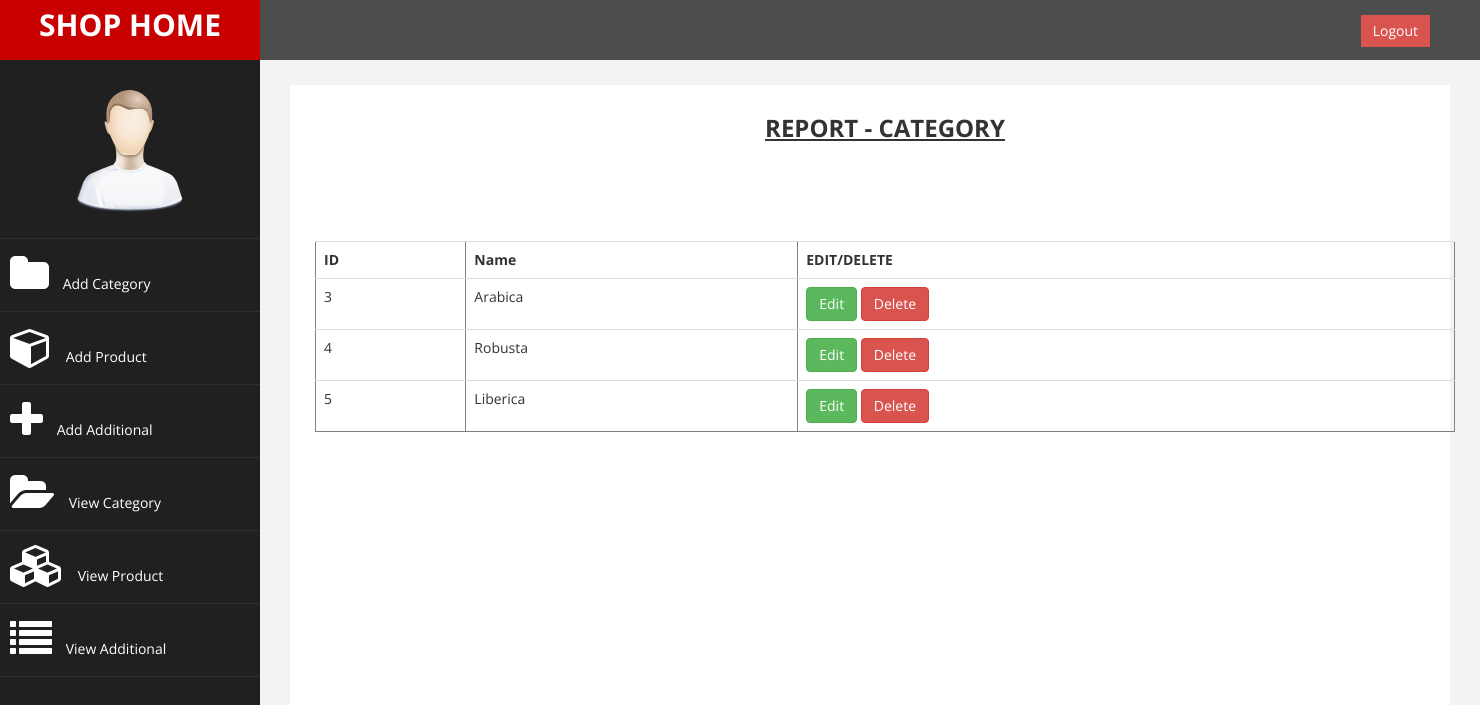
The app's page /shop/viewcat.php with its own data.
### tables this page shows
CREATE TABLE `category` (
  `cid` int(11) NOT NULL,
  `cname` varchar(255) NOT NULL,
  `userid` varchar(255) DEFAULT NULL,
  `status` int(11) NOT NULL DEFAULT 1
);

### classes/DataAccess.class.php (called while the page is built, shortened)
<?php
class DataAccess
{
	private $_con,$_query,$_errors;
	public function __construct()
	{
		if(!$this->_con=mysqli_connect(DB_HOST,DB_USER,DB_PASSWORD,DB_NAME))
		{
			die("connection Error");
		}
		$this->_errors ="";
	}
	public function getData($fields,$table,$condition = "1")
	{
		if(!$this->_checkTable($table))
		{
			$this->_errors.="$table not Present";
			return false;
		}
		$this->_query = "select ";
		if(is_array($fields))
		{
			if($this->_checkFieldsIndexed($fields,$table))
			{
				$this->_query.=implode(",",$fields);
			}
			else
			{
				return false;
			}
		}
		else if(gettype($fields) == "string")
		{
			if($fields == "*")
			{
				$this->_query.="*";
			}
		}
		else
		{
			$this->_errors.=" Invalid scheme type";
			return false;
		}
		$this->_query.=" from $table where $condition";
		$resref=mysqli_query($this->_con,$this->_query);
		$dataArr = array();
		if(mysqli_num_rows($resref))
		{
			while($rows = mysqli_fetch_assoc($resref))
			{
				$dataArr[] = $rows;
			}
		}
		return $dataArr;
	}
	private function _checkTable($table)
	{
		$q="show tables";
		$resref = mysqli_query($this->_con,$q);
		if(mysqli_num_rows($resref))
		{
			while($row=mysqli_fetch_array($resref))
			{
				if($row[0]==$table)
				{
					return true;
				}
			}
		}
		return false;
	}
}
?>

### shop/viewcat.php (the view, shortened to what this page needs)
<?php
$dao=new DataAccess();
?>
<?php include('index.php'); ?>
    <div class="container_gray_bg" id="home_feat_1">
    <div class="container">
    	<div class="row">
            <div class="col-md-12">
                <h3 class="text-center"><u><b>REPORT - CATEGORY</b></u></h3>
                <table  border="1" class="table" style="margin-top:100px;">
                    <tr>
                        <th>ID</th>
                        <th>Name</th>
                        <th>EDIT/DELETE</th>
                    </tr>
<?php
$records = $dao->getData('*', 'category');
if (!empty($records)) {
    foreach ($records as $row) {
        echo "<tr>";
        echo "<td>{$row['cid']}</td>";
        echo "<td>{$row['cname']}</td>";
        echo "<td>
                <a href='editstudentsimage.php?id={$row['cid']}' class='btn btn-success'>Edit</a>
                <a href='editstudentsimage.php?id={$row['cid']}' class='btn btn-danger'>Delete</a>
              </td>";
        echo "</tr>";
    }
} else {
    echo "<tr><td colspan='7'>No records found</td></tr>";
}
?>
                </table>
            </div>
        </div>
    </div>
    </div>

### shop/assets/css/custom.css (style rules this page uses)
body { font-family: 'Open Sans', sans-serif; }
.text-center { text-align:center; }

### records on screen
category: cid "3", cname "Arabica"
category: cid "4", cname "Robusta"
category: cid "5", cname "Liberica"
